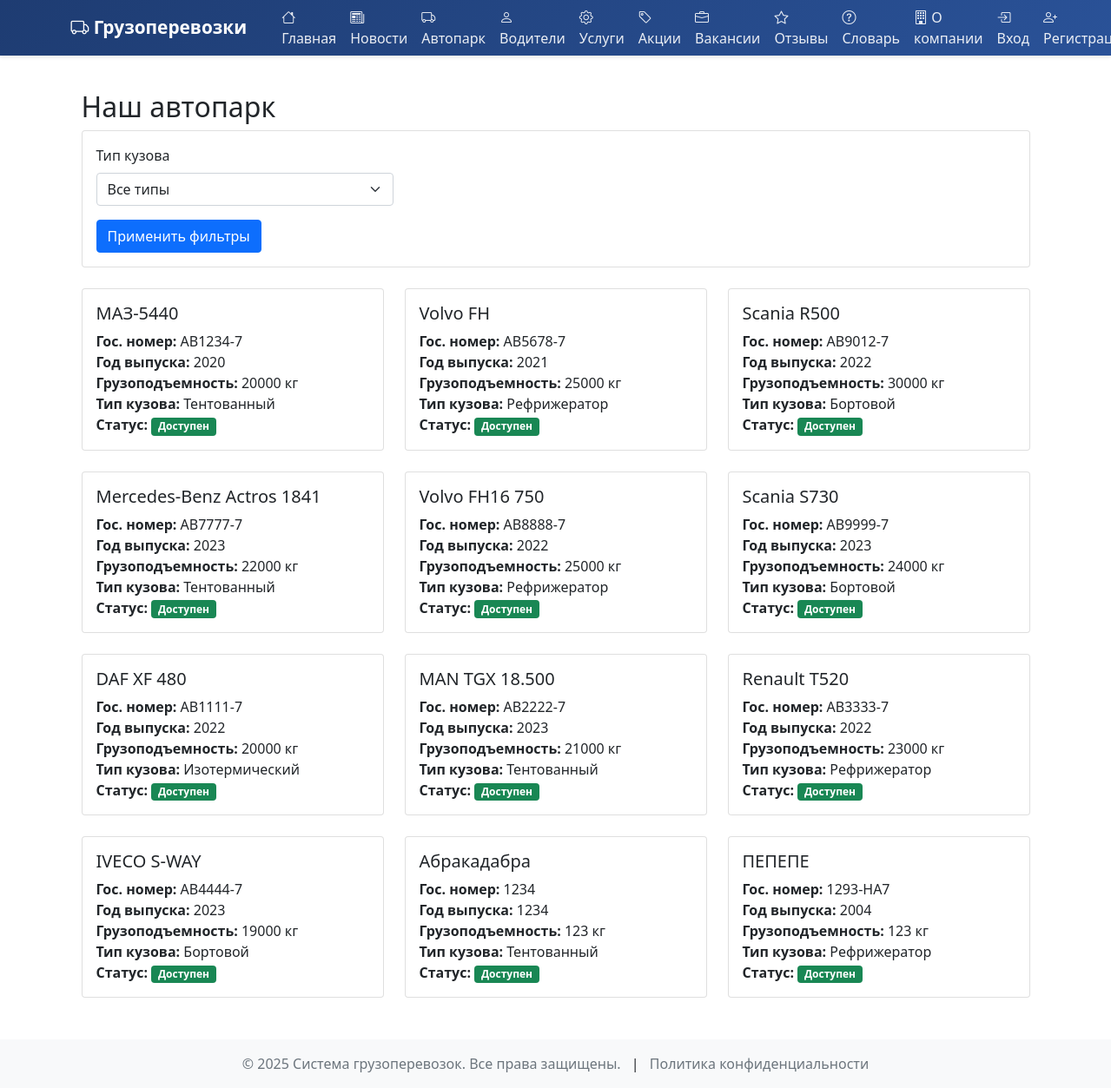
The app's page /public/vehicles/ with its own data.
### core/models.py (models this page shows, shortened)
class Vehicle(models.Model):
    model = models.CharField('Модель', max_length=100)
    plate_number = models.CharField('Гос. номер', max_length=20, unique=True)
    year = models.PositiveIntegerField('Год выпуска')
    capacity = models.PositiveIntegerField('Грузоподъемность (кг)')
    body_type = models.ForeignKey(VehicleBodyType, on_delete=models.PROTECT, verbose_name='Тип кузова')
    is_available = models.BooleanField('Доступен', default=True)
    created_at = models.DateTimeField('Создан', default=timezone.now)
    class Meta:
        verbose_name = 'Транспортное средство'
        verbose_name_plural = 'Транспортные средства'

class VehicleBodyType(models.Model):
    name = models.CharField('Название', max_length=50)
    description = models.TextField('Описание', blank=True)
    class Meta:
        verbose_name = 'Тип кузова'
        verbose_name_plural = 'Типы кузова'

### core/views.py (the view)
# urls.py: path('public/vehicles/', views.PublicVehicleListView.as_view(), name='public-vehicle-list'),
class PublicVehicleListView(ListView):
    model = Vehicle
    template_name = 'core/public/vehicle_list.html'
    context_object_name = 'vehicles'
    def get_queryset(self):
        queryset = super().get_queryset()
        body_type = self.request.GET.get('body_type')
        if body_type:
            queryset = queryset.filter(body_type__id=body_type)
        return queryset
    def get_context_data(self, **kwargs):
        context = super().get_context_data(**kwargs)
        context['body_types'] = VehicleBodyType.objects.all()
        return context

### core/templates/core/public/vehicle_list.html (shortened to what this page needs)
{% extends 'core/base.html' %}
{% block content %}
<div class="container mt-4">
    <h2>Наш автопарк</h2>
    <div class="card mb-4">
        <div class="card-body">
            <form method="get" class="row g-3">
                <div class="col-md-4">
                    <label for="body_type" class="form-label">Тип кузова</label>
                    <select name="body_type" id="body_type" class="form-select">
                        <option value="">Все типы</option>
                    </select>
                </div>
                <div class="col-12">
                    <button type="submit" class="btn btn-primary">Применить фильтры</button>
                </div>
            </form>
        </div>
    </div>
    <div class="row row-cols-1 row-cols-md-3 g-4">
        {% for vehicle in vehicles %}
        <div class="col">
            <div class="card h-100">
                <div class="card-body">
                    <h5 class="card-title">{{ vehicle.model }}</h5>
                    <p class="card-text">
                        <strong>Гос. номер:</strong> {{ vehicle.plate_number }}<br>
                        <strong>Год выпуска:</strong> {{ vehicle.year }}<br>
                        <strong>Грузоподъемность:</strong> {{ vehicle.capacity }} кг<br>
                        <strong>Тип кузова:</strong> {{ vehicle.body_type.name }}<br>
                        <strong>Статус:</strong>
                        {% if vehicle.is_available %}
                            <span class="badge bg-success">Доступен</span>
                        {% else %}
                            <span class="badge bg-secondary">Занят</span>
                        {% endif %}
                    </p>
                </div>
            </div>
        </div>
        {% empty %}
        <div class="col-12">
            <div class="alert alert-info">
                Транспортные средства не найдены
            </div>
        </div>
        {% endfor %}
    </div>
</div>
{% endblock %}

### core/templates/core/base.html (style rules this page uses)
body { min-height: 100vh; display: flex; flex-direction: column; }

### records on screen
Vehicle: model "МАЗ-5440", plate_number "AB1234-7", year "2020", capacity "20000", body_type.name "Тентованный", is_available "Доступен"
Vehicle: model "Volvo FH", plate_number "AB5678-7", year "2021", capacity "25000", body_type.name "Рефрижератор", is_available "Доступен"
Vehicle: model "Scania R500", plate_number "AB9012-7", year "2022", capacity "30000", body_type.name "Бортовой", is_available "Доступен"
Vehicle: model "Mercedes-Benz Actros 1841", plate_number "AB7777-7", year "2023", capacity "22000", body_type.name "Тентованный", is_available "Доступен"
Vehicle: model "Volvo FH16 750", plate_number "AB8888-7", year "2022", capacity "25000", body_type.name "Рефрижератор", is_available "Доступен"
Vehicle: model "Scania S730", plate_number "AB9999-7", year "2023", capacity "24000", body_type.name "Бортовой", is_available "Доступен"
Vehicle: model "DAF XF 480", plate_number "AB1111-7", year "2022", capacity "20000", body_type.name "Изотермический", is_available "Доступен"
Vehicle: model "MAN TGX 18.500", plate_number "AB2222-7", year "2023", capacity "21000", body_type.name "Тентованный", is_available "Доступен"
Vehicle: model "Renault T520", plate_number "AB3333-7", year "2022", capacity "23000", body_type.name "Рефрижератор", is_available "Доступен"
Vehicle: model "IVECO S-WAY", plate_number "AB4444-7", year "2023", capacity "19000", body_type.name "Бортовой", is_available "Доступен"
Vehicle: model "Абракадабра", plate_number "1234", year "1234", capacity "123", body_type.name "Тентованный", is_available "Доступен"
Vehicle: model "ПЕПЕПЕ", plate_number "1293-НА7", year "2004", capacity "123", body_type.name "Рефрижератор", is_available "Доступен"
